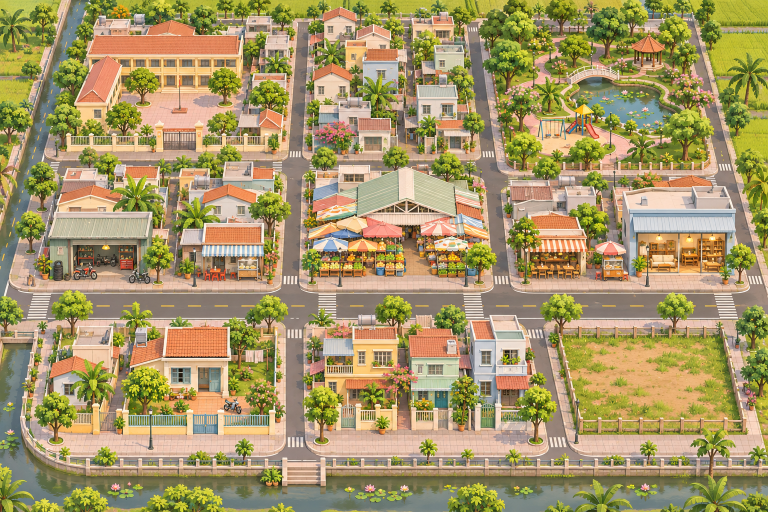
#> input picture assets/concepts/neighborhood-overview.png, 1536 x 1024 px (shown at 1/2 size)
$ python make_gif.py ../../../assets/concepts ../../../assets/concepts/neighborhood-overview.png 5 5 5
#> lines starting #> are read from the running program, lines starting #| are printed output that depends on the picture
#!/usr/bin/env python3
"""
Utility to assemble captured PNG frames into high-quality animated GIFs (960x540, 10-15 FPS).
Uses Pillow with adaptive color quantization for sharp visual artifacts.
"""

import os
import sys
import glob
from PIL import Image

def build_gif(frames_dir: str, output_path: str, fps: int = 30, target_width: int = 960, target_height: int = 540):
#> called with frames_dir = '../../../assets/concepts', fps = 5, target_width = 5, target_height = 5
    files = sorted(glob.glob(os.path.join(frames_dir, "*.png")))
    if not files:
        print(f"Error: No PNG frames found in {frames_dir}", file=sys.stderr)
        sys.exit(1)

    print(f"Compiling {len(files)} frames from {frames_dir} at {fps} FPS (2.5x speed) -> {output_path}...")

    frames = []
    duration_ms = max(20, int(round(1000.0 / fps)))

    for idx, f in enumerate(files):
        try:
            im = Image.open(f).convert("RGBA")
            # Create white/clean background for any transparent pixels
            bg = Image.new("RGB", im.size, (245, 240, 230))
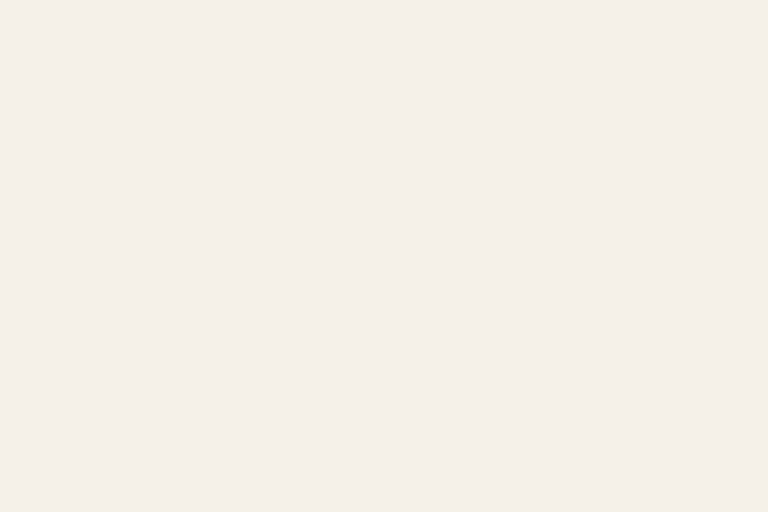
#> bg: PIL image 1536x1024 RGB (shown at 1/2 size); mean R, G, B 245, 240, 230
            bg.paste(im, mask=im.split()[3])
#> bg is the input picture: PIL image 1536x1024 RGB; mean R, G, B 166.3, 149.9, 103.6

            if target_width > 0 and target_height > 0:
                bg = bg.resize((target_width, target_height), Image.Resampling.BILINEAR)

            p_im = bg.quantize(colors=256, method=Image.Quantize.MEDIANCUT)
            frames.append(p_im)
        except Exception as e:
            print(f"Warning: Failed reading {f}: {e}", file=sys.stderr)

    if not frames:
        print("Error: No frames could be processed", file=sys.stderr)
        sys.exit(1)

    os.makedirs(os.path.dirname(os.path.abspath(output_path)), exist_ok=True)

    # Save as animated GIF at 2.5x speed without dropping/merging frames
    frames[0].save(
        output_path,
        save_all=True,
        append_images=frames[1:],
        duration=duration_ms,
        loop=0,
        optimize=False
    )

    file_size_kb = os.path.getsize(output_path) / 1024.0
    print(f"SUCCESS: Generated GIF {output_path} ({len(frames)} frames, {file_size_kb:.1f} KB)")
#| SUCCESS: Generated GIF ../../../assets/concepts/neighborhood-overview.png (1 frames, 0.2 KB)

if __name__ == "__main__":
    if len(sys.argv) < 3:
        print("Usage: make_gif.py <frames_dir> <output_gif_path> [fps] [width] [height]")
        sys.exit(1)

    f_dir = sys.argv[1]
    o_path = sys.argv[2]
    fps_val = int(sys.argv[3]) if len(sys.argv) > 3 else 30
    w_val = int(sys.argv[4]) if len(sys.argv) > 4 else 960
    h_val = int(sys.argv[5]) if len(sys.argv) > 5 else 540

    build_gif(f_dir, o_path, fps_val, w_val, h_val)
